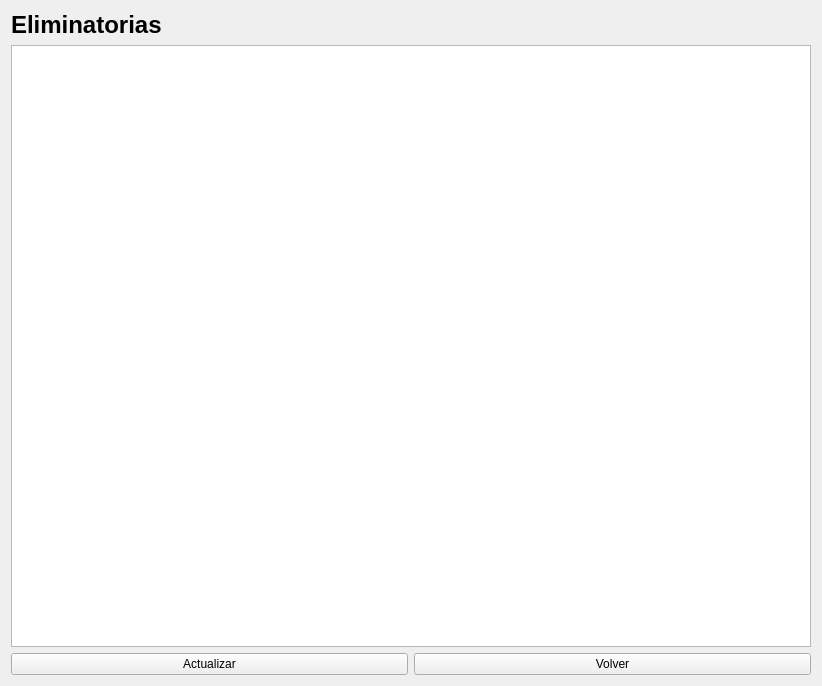
<?xml version="1.0" encoding="UTF-8"?>
<ui version="4.0">
 <class>Eliminatoria</class>
 <widget class="QWidget" name="Eliminatoria">
  <property name="geometry">
   <rect>
    <x>0</x>
    <y>0</y>
    <width>818</width>
    <height>686</height>
   </rect>
  </property>
  <property name="maximumSize">
   <size>
    <width>1231323</width>
    <height>16777215</height>
   </size>
  </property>
  <property name="windowTitle">
   <string>Form</string>
  </property>
  <layout class="QGridLayout" name="gridLayout">
   <item row="0" column="0" colspan="2">
    <widget class="QLabel" name="label_titulo">
     <property name="font">
      <font>
       <pointsize>18</pointsize>
       <bold>true</bold>
      </font>
     </property>
     <property name="text">
      <string>Eliminatorias</string>
     </property>
    </widget>
   </item>
   <item row="1" column="0" colspan="2">
    <widget class="QGraphicsView" name="graphics_view_bracket">
     <property name="minimumSize">
      <size>
       <width>800</width>
       <height>600</height>
      </size>
     </property>
    </widget>
   </item>
   <item row="2" column="0">
    <widget class="QPushButton" name="btn_actualizar">
     <property name="text">
      <string>Actualizar</string>
     </property>
    </widget>
   </item>
   <item row="2" column="1">
    <widget class="QPushButton" name="btn_volver">
     <property name="text">
      <string>Volver</string>
     </property>
    </widget>
   </item>
  </layout>
 </widget>
 <resources/>
 <connections/>
</ui>
